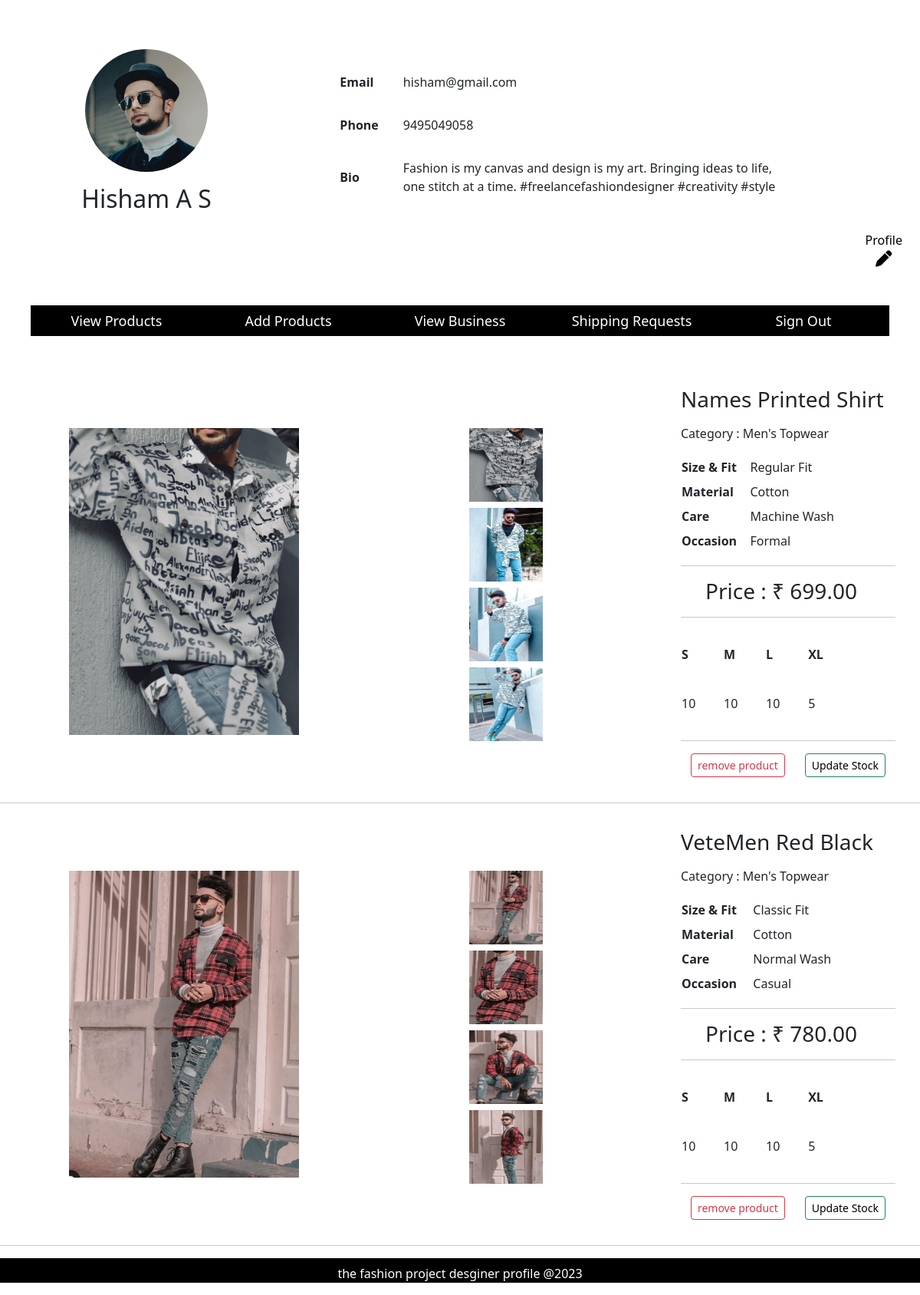
The app's page /designer (signed in), older data.
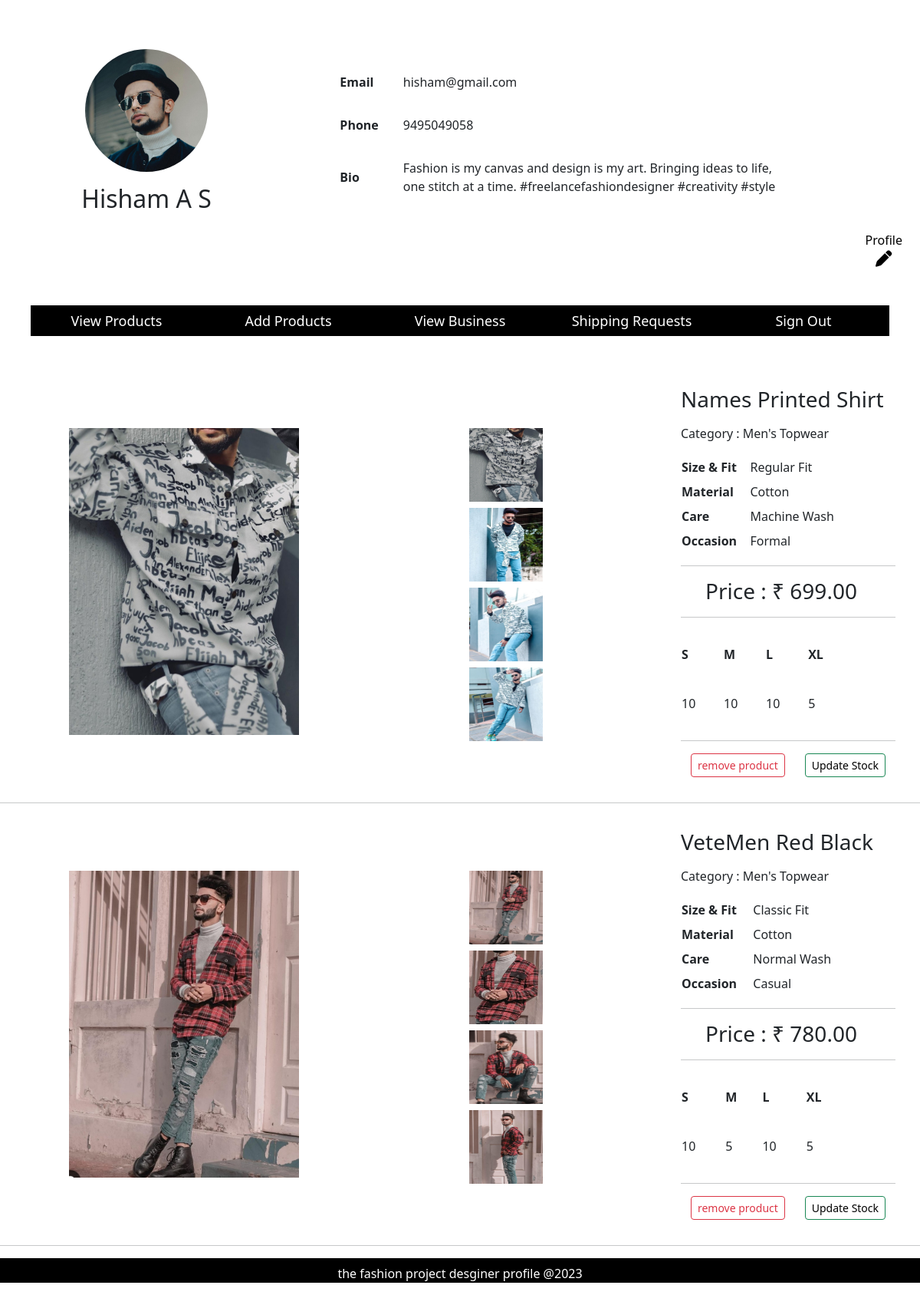
The same page, newer data.
### account/models.py (models this page shows, shortened)
class Designer(models.Model):
    user = models.ForeignKey(User,on_delete=models.CASCADE)
    name = models.CharField(max_length=155,null=True,blank=True)
    email = models.EmailField(max_length=255, unique=True)
    phone = models.CharField(max_length=15,unique=True)
    bio = models.TextField(max_length=155,null=True,blank=True)
    logo = models.ImageField(upload_to='media/designer/logo',blank=True,null=True)
    def get_products(self):
        return Product.objects.filter(designer=self)

### designers/models.py (models this page shows, shortened)
class Product(models.Model):
    designer = models.ForeignKey('account.Designer', on_delete=models.CASCADE, null=True)
    prd_name = models.CharField(max_length=255)
    category1 = models.CharField(max_length=255)
    category2 = models.CharField(max_length=255, blank=True)
    price = models.DecimalField(max_digits=10, decimal_places=2)
    fit = models.CharField(max_length=255)
    care = models.CharField(max_length=255)
    material = models.CharField(max_length=255)
    occasion = models.CharField(max_length=255)
    image1 = models.ImageField(upload_to='media/product_images/')
    image2 = models.ImageField(upload_to='media/product_images/')
    image3 = models.ImageField(upload_to='media/product_images/')
    image4 = models.ImageField(upload_to='media/product_images/')
    small = models.PositiveIntegerField()
    medium = models.PositiveIntegerField()
    large = models.PositiveIntegerField()
    extra_large = models.PositiveIntegerField()
    class Meta:
        unique_together = ('prd_name', 'designer')

### designers/views.py (the view)
# urls.py: path('designer',designer_dashboard, name='designer_dashboard'),
def designer_dashboard(request):
    user = request.user
    designer = Designer.objects.get(user=user)
    return render(request, "designerViewProducts.html", {'designer': designer})

### designers/context_processors.py (called while the page is built)
def designer_context_processor(request):
    designer = None
    if request.user.is_authenticated:
        try:
            designer = Designer.objects.get(user=request.user)
        except Designer.DoesNotExist:
            pass
    return {'designer': designer}

### templates/designerViewProducts.html (shortened to what this page needs)
{% extends 'designer_base.html' %}
{% load static %}
{% block content %}
{% if designer.get_products %}
    {% for product in designer.get_products %}
<div class="prd-det">
    <div class="sec-2">
        <img id="mainImage{{product.pk}}" src="{{ product.image1.url }}" alt="{{ product.prd_name }}">
    </div>
    <div class="sec-1">
        <img src="{{ product.image1.url }}" alt="{{ product.prd_name }}" onclick="changeImage('{{ product.pk }}', this)">
        <img src="{{ product.image2.url }}" alt="{{ product.prd_name }}" onclick="changeImage('{{ product.pk }}', this)">
        <img src="{{ product.image3.url }}" alt="{{ product.prd_name }}" onclick="changeImage('{{ product.pk }}', this)">
        <img src="{{ product.image4.url }}" alt="{{ product.prd_name }}" onclick="changeImage('{{ product.pk }}', this)">
    </div>
    <div class="sec-3">
        <div>
            <h3>{{ product.prd_name }}</h3>
            <p>
        <p>Category : {{ product.category1 }} {% if product.category2 %} > {{ product.category2 }}{% endif %}</p>
            </p>
            <table>
                <tr>
                    <td class="sp-tt">Size & Fit</td>
                    <td class="sp-td">{{ product.fit }}</td>
                </tr>
                <tr>
                    <td class="sp-tt">Material</td>
                    <td class="sp-td">{{ product.material }}</td>
                </tr>
                <tr>
                    <td class="sp-tt">Care</td>
                    <td class="sp-td">{{ product.care }}</td>
                </tr>
                <tr>
                    <td class="sp-tt">Occasion</td>
                    <td class="sp-td">{{ product.occasion }}</td>
                </tr>
            </table>
            <hr>
                        <h3 id="pr" style="padding-right: 1rem;">Price : &#x20b9; {{ product.price }}</h3>
            <hr>
            <table>
                <tr>
                    <th>S</th>
                    <th>M</th>
                    <th>L</th>
                    <th>XL</th>
                </tr>
                <tr>
                    <td>{{ product.small }}</td>
                    <td>{{ product.medium }}</td>
                    <td>{{ product.large }}</td>
                    <td>{{ product.extra_large }}</td>
                </tr>
            </table>
            <hr>
            <div style="display: flex; flex-direction: row; justify-content: space-around;">
                <form method="post" action="{% url 'delete_product' product.pk %}">
                  <button type="submit" class="btn btn-outline-danger btn-sm" onclick="return confirmDelete();">remove product</button>
                </form>
  <a href="{% url 'update' pk=product.pk %}" class="btn btn-outline-success btn-sm">Update Stock</a>
            </div>
        </div>
    </div>
</div>
<hr>
    {% endfor %}
{% else %}
<br>
  <h3 style="text-align: center;">No products found.</h3>
{% endif %}
{% endblock%}

### templates/designer_base.html (shortened to what this page needs)
{% load static %}
<!DOCTYPE html>
<html lang="en">
<head>
    <link rel="stylesheet" href="{% static 'css/style1.css' %}">
    <link rel="stylesheet" href="{% static 'css/style2.css' %}">
    <link rel="stylesheet" href="{% static 'css/style3.css' %}">
    <link rel="stylesheet" href="{% static 'css/desgStyle.css' %}">
    <link rel="stylesheet" href="{% static 'css/desgStyle1.css' %}">
    <link rel="stylesheet" href="https://cdnjs.cloudflare.com/ajax/libs/font-awesome/6.3.0/css/all.min.css" />
    <link rel="stylesheet" href="https://cdnjs.cloudflare.com/ajax/libs/font-awesome/5.15.3/css/all.min.css" />
    <link href="https://cdn.jsdelivr.net/npm/bootstrap@5.3.0-alpha1/dist/css/bootstrap.min.css" rel="stylesheet">
</head>
<body>
<div class="desig-prof">
    <div class="desig-head">
        <div class="dp">
            <img src= "{{ designer.logo.url }}" alt="">
        </div>
        <h2>{{ designer.name }}</h2>
    </div>
    <div class="bio">
        <table>
            <tr>
                <td class="bold">Email</td>
                <td>{{ designer.email }}</td>
            </tr>
            <tr>
                <td class="bold">Phone</td>
                <td>{{ designer.phone }}</td>
            </tr>
            <tr>
                <td class="bold">Bio</td>
                <td>{{ designer.bio }}</td>
            </tr>
        </table>
    </div>
    <div class="prf-edit">
        <a href="{% url 'edit_info' %}"><button title="edit profile" type="submit">Profile<i class="fa-solid fa-pen fa-lg"></i></button></a>
    </div>
</div>
<div class="des-btns">
    <a href="{% url 'designer_dashboard' %}"><button>View Products</button></a>
    <a href="{% url 'addPrd' %}"><button>Add Products</button></a>
    <a href=""><button>View Business</button></a>
    <button>Shipping Requests</button>
    <a href="{% url 'logout_view' %}"><button>Sign Out</button></a>
</div>
{% block content %}
{% endblock %}
<div class="footer-desg">
    <p>the fashion project desginer profile @2023</p>
</div>
</body>
</html>

### static/css/style1.css (style rules this page uses)
body { margin: 0; }

### static/css/style2.css (style rules this page uses)
.prd-det { display: flex; flex-direction: row; width: 100%; height: 34rem; align-items: center; justify-content: space-around; padding: 2rem 0 2rem 0; }
.sec-1 { display: flex; flex-direction: column; align-items: center; justify-content: space-evenly; width: 30%; }
.sec-1 > img { width: 6rem; height: 6rem; margin-top: .5rem ; cursor: pointer; object-fit: fill; }
.sec-2 { display: flex; align-items: center; justify-content: center; width: 40%; height: 25rem; }
.sec-2 img { width :100%; height: 100%; object-fit: contain; }
.sec-3 { width:30%; display: flex; flex-direction: column; justify-content: space-between; padding: 0 2rem 0 3rem; }
.sec-3 a { text-decoration: none; color: black; }
#pr { padding-left: 2rem; }
table { width: 80%; height: 8rem; }
.sp-tt { font-weight: bold; font-size: large; }
.sp-tt { font-weight: 700; font-size: medium; }

### static/css/desgStyle.css (style rules this page uses)
.desig-prof { display: flex; flex-direction: row; padding: 0 2rem 0 2rem; }
.desig-head { display: flex; flex-direction: column; align-items: center; justify-content: space-evenly; width: 28%; padding: 4rem; }
.dp { padding-bottom: 1rem; display: flex; align-items: flex-end; }
.dp img { width: 10rem; height: 10rem; border-radius: 50%; object-fit: fill; }
.bold { font-weight: bold; }
.bio { display: flex; align-items: center; justify-content: center; width: 68%; }
.bio table td { padding: 1rem; }
.prf-edit { width: 4%; display: flex; align-items: flex-end; }
.prf-edit button { border: 0; color: black; background-color: white; }
.des-btns { width: 100%; display: flex; align-items: center; justify-content: center; padding: 3rem 0 3rem 0; }
.des-btns button { border: 0; width: 14rem; height: 2.5rem; background-color: black; color: white; font-size: large; }

### static/css/desgStyle1.css (style rules this page uses)
.footer-desg { width: 100%; height: 2.5cdrem; text-align: center; padding-top: .5rem; background-color: black; color: white; }

Row changes from the older to the newer data that the page shows:
changed Product "VeteMen Red Black": medium "10" → "5"
